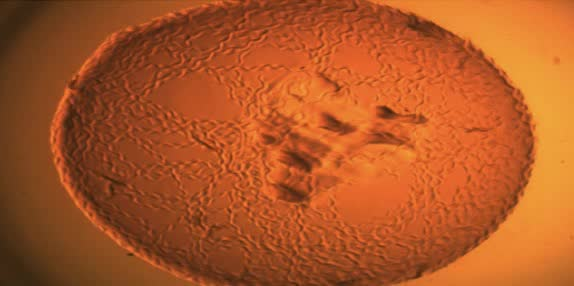
%> input picture src/frames3/frame013.jpg, 574 x 286 px; its folder holds 4 pictures in this run
$ octave main.m   (GNU Octave 9; MATLAB toolbox functions it lacks are replaced by stand-ins)
%> lines starting %> are read from the running program, lines starting %| are printed output that depends on the picture
%---------------------Inicialización------------------------
clc
clear all
close all

os = 'lin';

if(os=='win')
    addpath('.','..\funciones','..\frames','..\videos','..\imagenes','..\funciones\hungarian');
else
    addpath('.','../funciones','../frames','../videos','../imagenes','../funciones/hungarian');
end
%----------------------------------------------------------

%Leer los frames---------------------------------------------------
tic
archivosIma = dir('../frames3/*.jpg');
N = length(archivosIma); %Cantidad de frames

disp('Leyendo imagenes')
ima1 = rgb2gray(imread(['../frames3/' archivosIma(1).name]));
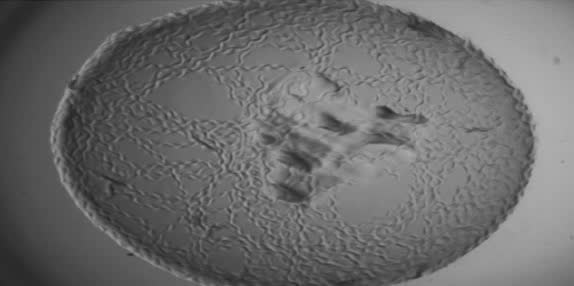
%> ima1: size 286x574 uint8; min 31, max 180, mean 106.7
[m n] = size(ima1);
%> m = 286; n = 574

frames = zeros(m,n,N);
frames(:,:,1) = ima1;

for i=2:N
    frames(:,:,i) = rgb2gray(imread(['../frames3/' archivosIma(i).name]));
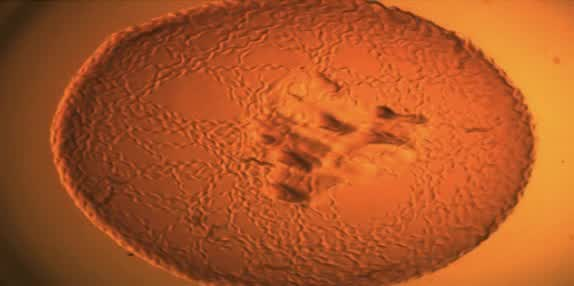
%> input picture src/frames3/frame019.jpg, 574 x 286 px
%> pass 3 of the loop `for i=2:N`:
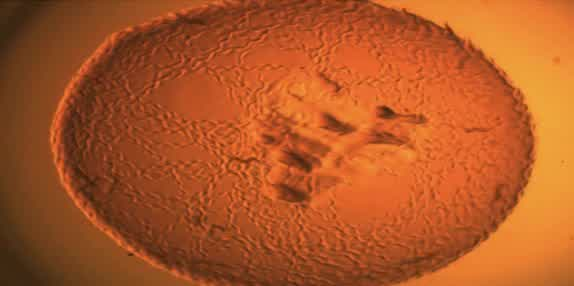
%> input picture src/frames3/frame022.jpg, 574 x 286 px
%> `frames(:,:,i) = rgb2gray(imread(['../frames3/' archivosIma(i).name]));`:
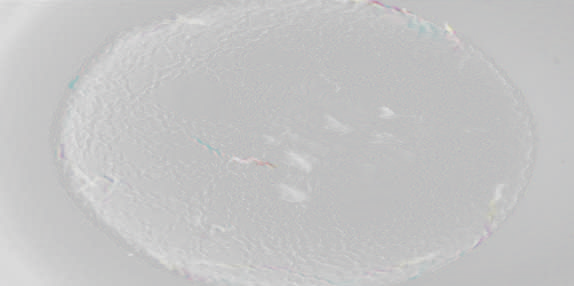
%> frames: size 286x574x4 double; mean R, G, B, A 106.7, 106.5, 107, 107.1; transparent parts drawn white
end
toc
%-------------------------------------------------------------------

%Consigo los centroides de los gusanos tentativos-------------------
k = 20;
umbral = -17;
tamUnir = 6;
minTamGusano = 0.80;
criterio = 'media'

%Opcion larga, completa (481 frames)
%[centroides,nReg] =
%detectar(frames,k,umbral,tamUnir,minTamGusano,criterio);
%inicio = 1;
%fin = N;

%debug, con 120 frames
inicio = 151;
fin = 270;
%> (the run ends here)
